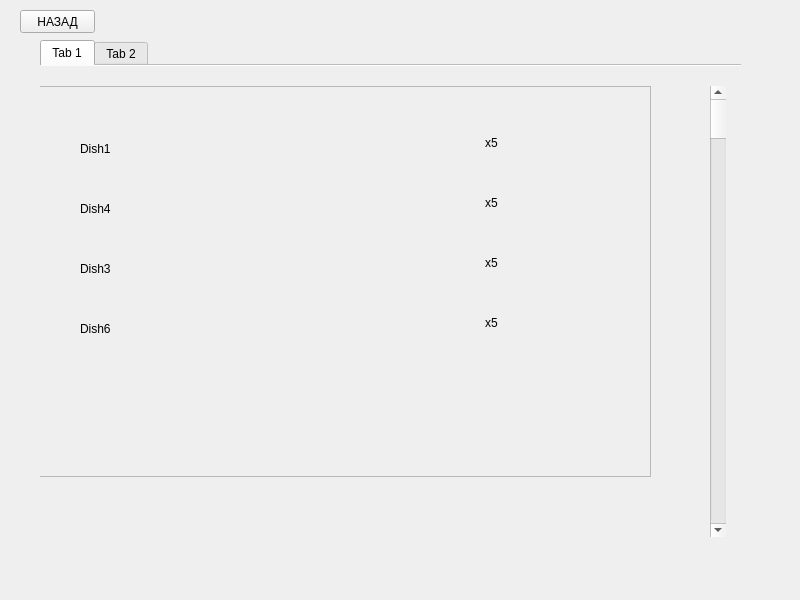
<?xml version="1.0" encoding="UTF-8"?>
<ui version="4.0">
 <class>MainWindow</class>
 <widget class="QMainWindow" name="MainWindow">
  <property name="geometry">
   <rect>
    <x>0</x>
    <y>0</y>
    <width>800</width>
    <height>600</height>
   </rect>
  </property>
  <property name="windowTitle">
   <string>MainWindow</string>
  </property>
  <widget class="QWidget" name="centralwidget">
   <widget class="QTabWidget" name="tabWidget">
    <property name="geometry">
     <rect>
      <x>40</x>
      <y>40</y>
      <width>701</width>
      <height>511</height>
     </rect>
    </property>
    <property name="mouseTracking">
     <bool>false</bool>
    </property>
    <property name="tabletTracking">
     <bool>false</bool>
    </property>
    <property name="acceptDrops">
     <bool>false</bool>
    </property>
    <property name="currentIndex">
     <number>0</number>
    </property>
    <property name="documentMode">
     <bool>true</bool>
    </property>
    <widget class="QWidget" name="tab">
     <attribute name="title">
      <string>Tab 1</string>
     </attribute>
     <widget class="QFrame" name="frame">
      <property name="geometry">
       <rect>
        <x>-10</x>
        <y>20</y>
        <width>621</width>
        <height>391</height>
       </rect>
      </property>
      <property name="frameShape">
       <enum>QFrame::StyledPanel</enum>
      </property>
      <property name="frameShadow">
       <enum>QFrame::Raised</enum>
      </property>
      <widget class="QLabel" name="label">
       <property name="geometry">
        <rect>
         <x>50</x>
         <y>50</y>
         <width>100</width>
         <height>25</height>
        </rect>
       </property>
       <property name="text">
        <string>Dish1</string>
       </property>
      </widget>
      <widget class="QLabel" name="label_2">
       <property name="geometry">
        <rect>
         <x>50</x>
         <y>110</y>
         <width>100</width>
         <height>25</height>
        </rect>
       </property>
       <property name="text">
        <string>Dish4</string>
       </property>
      </widget>
      <widget class="QLabel" name="label_3">
       <property name="geometry">
        <rect>
         <x>50</x>
         <y>170</y>
         <width>100</width>
         <height>25</height>
        </rect>
       </property>
       <property name="text">
        <string>Dish3</string>
       </property>
      </widget>
      <widget class="QLabel" name="label_4">
       <property name="geometry">
        <rect>
         <x>50</x>
         <y>230</y>
         <width>100</width>
         <height>25</height>
        </rect>
       </property>
       <property name="text">
        <string>Dish6</string>
       </property>
      </widget>
      <widget class="QLabel" name="label_13">
       <property name="geometry">
        <rect>
         <x>455</x>
         <y>50</y>
         <width>47</width>
         <height>13</height>
        </rect>
       </property>
       <property name="text">
        <string>x5</string>
       </property>
      </widget>
      <widget class="QLabel" name="label_14">
       <property name="geometry">
        <rect>
         <x>455</x>
         <y>110</y>
         <width>47</width>
         <height>13</height>
        </rect>
       </property>
       <property name="text">
        <string>x5</string>
       </property>
      </widget>
      <widget class="QLabel" name="label_15">
       <property name="geometry">
        <rect>
         <x>455</x>
         <y>170</y>
         <width>47</width>
         <height>13</height>
        </rect>
       </property>
       <property name="text">
        <string>x5</string>
       </property>
      </widget>
      <widget class="QLabel" name="label_16">
       <property name="geometry">
        <rect>
         <x>455</x>
         <y>230</y>
         <width>47</width>
         <height>13</height>
        </rect>
       </property>
       <property name="text">
        <string>x5</string>
       </property>
      </widget>
     </widget>
     <widget class="QScrollBar" name="verticalScrollBar">
      <property name="geometry">
       <rect>
        <x>670</x>
        <y>20</y>
        <width>16</width>
        <height>451</height>
       </rect>
      </property>
      <property name="orientation">
       <enum>Qt::Vertical</enum>
      </property>
     </widget>
    </widget>
    <widget class="QWidget" name="tab_2">
     <attribute name="title">
      <string>Tab 2</string>
     </attribute>
     <widget class="QFrame" name="frame_2">
      <property name="geometry">
       <rect>
        <x>10</x>
        <y>20</y>
        <width>661</width>
        <height>431</height>
       </rect>
      </property>
      <property name="frameShape">
       <enum>QFrame::StyledPanel</enum>
      </property>
      <property name="frameShadow">
       <enum>QFrame::Raised</enum>
      </property>
      <widget class="QGroupBox" name="groupBox">
       <property name="geometry">
        <rect>
         <x>10</x>
         <y>10</y>
         <width>201</width>
         <height>151</height>
        </rect>
       </property>
       <property name="title">
        <string>Заказ 1</string>
       </property>
       <widget class="QLabel" name="label_5">
        <property name="geometry">
         <rect>
          <x>20</x>
          <y>20</y>
          <width>171</width>
          <height>16</height>
         </rect>
        </property>
        <property name="text">
         <string>Блюдо1 х2</string>
        </property>
       </widget>
       <widget class="QLabel" name="label_6">
        <property name="geometry">
         <rect>
          <x>20</x>
          <y>50</y>
          <width>171</width>
          <height>16</height>
         </rect>
        </property>
        <property name="text">
         <string>Блюдо2 х3</string>
        </property>
       </widget>
       <widget class="QLabel" name="label_7">
        <property name="geometry">
         <rect>
          <x>20</x>
          <y>80</y>
          <width>171</width>
          <height>16</height>
         </rect>
        </property>
        <property name="text">
         <string>Блюдо3 х1</string>
        </property>
       </widget>
       <widget class="QLabel" name="label_8">
        <property name="geometry">
         <rect>
          <x>20</x>
          <y>110</y>
          <width>171</width>
          <height>16</height>
         </rect>
        </property>
        <property name="text">
         <string>Блюдо5 x4</string>
        </property>
       </widget>
      </widget>
      <widget class="QGroupBox" name="groupBox_2">
       <property name="geometry">
        <rect>
         <x>10</x>
         <y>180</y>
         <width>201</width>
         <height>151</height>
        </rect>
       </property>
       <property name="title">
        <string>Заказ 2</string>
       </property>
       <widget class="QLabel" name="label_9">
        <property name="geometry">
         <rect>
          <x>20</x>
          <y>20</y>
          <width>171</width>
          <height>16</height>
         </rect>
        </property>
        <property name="text">
         <string>Блюдо1 х1</string>
        </property>
       </widget>
       <widget class="QLabel" name="label_10">
        <property name="geometry">
         <rect>
          <x>20</x>
          <y>50</y>
          <width>171</width>
          <height>16</height>
         </rect>
        </property>
        <property name="text">
         <string>Блюдо2 х2</string>
        </property>
       </widget>
       <widget class="QLabel" name="label_11">
        <property name="geometry">
         <rect>
          <x>20</x>
          <y>80</y>
          <width>171</width>
          <height>16</height>
         </rect>
        </property>
        <property name="text">
         <string>Блюдо3 х3</string>
        </property>
       </widget>
       <widget class="QLabel" name="label_12">
        <property name="geometry">
         <rect>
          <x>20</x>
          <y>110</y>
          <width>171</width>
          <height>16</height>
         </rect>
        </property>
        <property name="text">
         <string>Блюдо4 х1</string>
        </property>
       </widget>
      </widget>
     </widget>
     <widget class="QScrollBar" name="verticalScrollBar_2">
      <property name="geometry">
       <rect>
        <x>680</x>
        <y>10</y>
        <width>16</width>
        <height>461</height>
       </rect>
      </property>
      <property name="orientation">
       <enum>Qt::Vertical</enum>
      </property>
     </widget>
    </widget>
   </widget>
   <widget class="QPushButton" name="BackToWelcome">
    <property name="geometry">
     <rect>
      <x>20</x>
      <y>10</y>
      <width>75</width>
      <height>23</height>
     </rect>
    </property>
    <property name="text">
     <string>НАЗАД</string>
    </property>
   </widget>
  </widget>
 </widget>
 <resources/>
 <connections/>
</ui>
